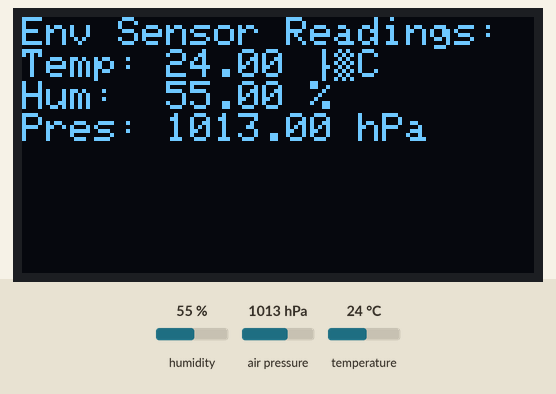
Recording of a sketch running on a simulated ESP32. On the bench: 128×64 one-colour display. The test bench sets the inputs (shaded band); at power-on: humidity 55 %, air pressure 1013 hPa, temperature 24 °C. WiFi joins after 1.5 s; servers stay silent unless stated; no MQTT or app messages arrive unless stated; what the sketch prints to the serial monitor is not drawn.

Above: at 10.6 s.
10.7 s: humidity set to 22 %
At 20.9 s:
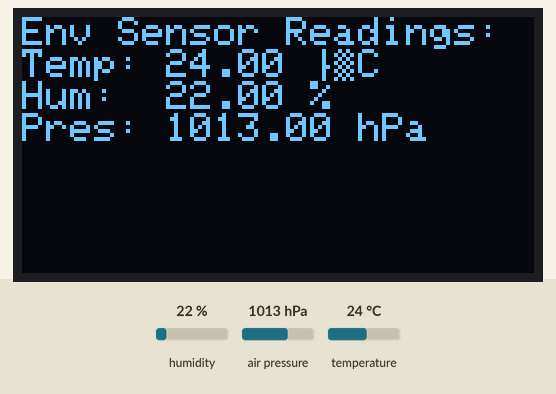
24.5 s: air pressure set to 952 hPa
At 30.9 s:
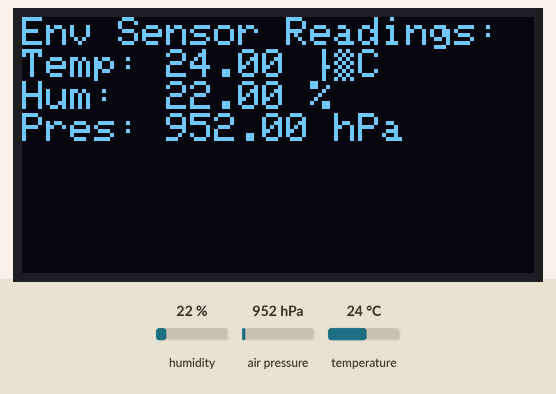
38.3 s: temperature set to 12 °C
At 41.0 s:
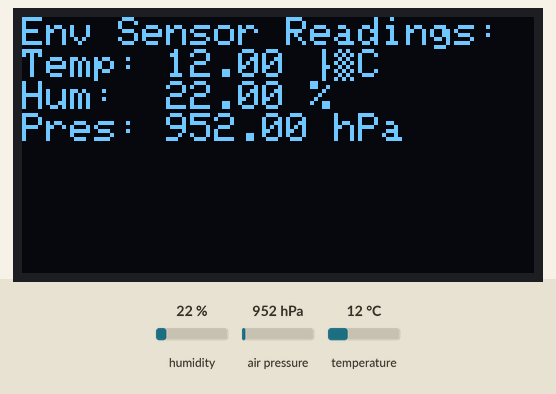
52.1 s: humidity set to 40 %
At 61.1 s:
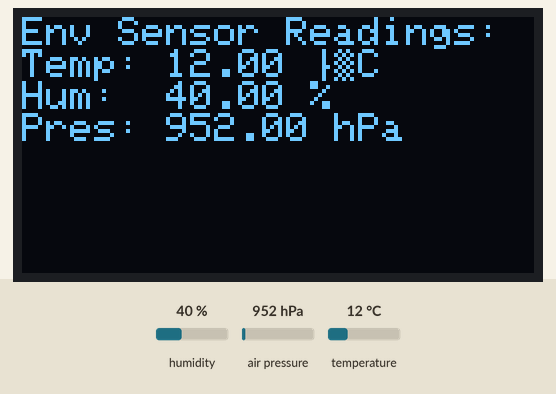
65.9 s: air pressure set to 975 hPa
At 71.2 s:
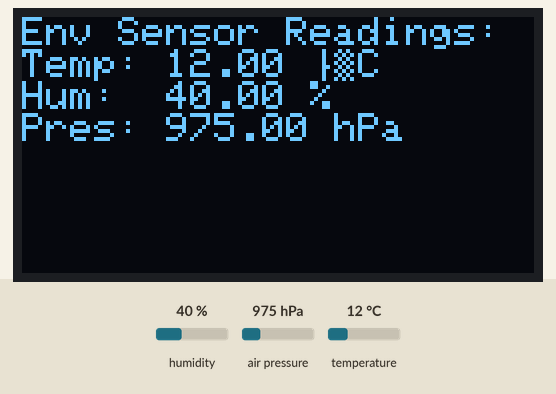
Timing chart, 0 to 72.7 s (numbered marks = the images above; inputs shaded):
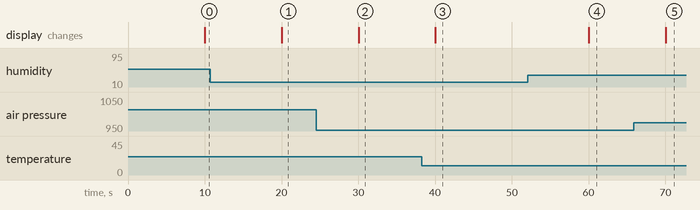

Measured:
- after the input at 10.7 s, the display: changes after 9.3 s (image 1)
- after the input at 24.5 s, the display: changes after 5.5 s (image 2)
- after the input at 38.3 s, the display: changes after 1.7 s (image 3)
- after the input at 52.1 s, the display: changes after 7.9 s (image 4)
- after the input at 65.9 s, the display: changes after 4.1 s (image 5)

The sketch:

iot_sensor.ino
```cpp
#include <Wire.h>
#include <WiFi.h>
#include <WiFiClientSecure.h>
#include <PubSubClient.h>
#include <Adafruit_GFX.h>
#include <Adafruit_SSD1306.h>
#include <Adafruit_BME280.h>

// OLED settings
#define SCREEN_WIDTH 128
#define SCREEN_HEIGHT 64
#define OLED_ADDR 0x3C
Adafruit_SSD1306 display(SCREEN_WIDTH, SCREEN_HEIGHT, &Wire, -1);

// BME280 sensor
Adafruit_BME280 bme;

// WiFi credentials
const char* ssid = "*********";
const char* password = "*******";

// AWS IoT Core endpoint
const char* mqtt_server = "****************";

// Certificates
const char* root_ca = \
"-----BEGIN CERTIFICATE-----\n" \
"...root cert...\n" \
"-----END CERTIFICATE-----\n";

// Client Certificate
const char* client_cert = \
"-----BEGIN CERTIFICATE-----\n" \
"...client cert...\n" \
"-----END CERTIFICATE-----\n";

// Private Key
const char* client_key = \
"-----BEGIN RSA PRIVATE KEY-----\n" \
"...private key...\n" \
"-----END RSA PRIVATE KEY-----\n";

// WiFi + MQTT
WiFiClientSecure net;
PubSubClient client(net);

// Connects to your WiFi network
void setup_wifi() {
  delay(10);
  Serial.println("Connecting to WiFi...");
  WiFi.begin(ssid, password);
  while (WiFi.status() != WL_CONNECTED) {
    delay(500);
    Serial.print(".");
  }
  Serial.println("\nWiFi connected");
}

// Reconnects to AWS IoT Core if MQTT connection is lost
void reconnect() {
  while (!client.connected()) {
    Serial.print("Attempting MQTT connection...");
    if (client.connect("ESP32Client")) {
      Serial.println("Connected to AWS");
      client.publish("env/sensor", "Test message from ESP32");
    } else {
      Serial.print("Failed. Code=");
      Serial.print(client.state());
      delay(5000);
    }
  }
}

void setup() {
  Serial.begin(115200);

  // OLED init
  if (!display.begin(SSD1306_SWITCHCAPVCC, OLED_ADDR)) {
    Serial.println("OLED not found");
    while (true);
  }
  display.clearDisplay();
  display.setTextSize(1);
  display.setTextColor(SSD1306_WHITE);

  // BME280 init
  if (!bme.begin(0x76)) {
    Serial.println("BME280 not found");
    display.println("Sensor error");
    display.display();
    while (true);
  }

  setup_wifi();


  // Set secure certs for AWS IoT
  net.setCACert(root_ca);
  net.setCertificate(client_cert);
  net.setPrivateKey(client_key);
  client.setServer(mqtt_server, 8883);
}

void loop() {
  if (!client.connected()) {
    reconnect();
  }
  client.loop();

  static unsigned long lastSend = 0;
  if (millis() - lastSend > 10000) {
    lastSend = millis();

    float temp = bme.readTemperature();
    float hum = bme.readHumidity();
    float pres = bme.readPressure() / 100.0F;

    // Display on OLED
    display.clearDisplay();
    display.setCursor(0, 0);
    display.println("Env Sensor Readings:");
    display.print("Temp: "); display.print(temp); display.println(" °C");
    display.print("Hum:  "); display.print(hum); display.println(" %");
    display.print("Pres: "); display.print(pres); display.println(" hPa");
    display.display();

    // Format JSON payload
    String payload = "{";
    payload += "\"temperature\":\"" + String(temp, 2) + " °C\",";
    payload += "\"humidity\":\"" + String(hum, 2) + " %\",";
    payload += "\"pressure\":\"" + String(pres, 2) + " hPa\"";
    payload += "}";

    client.publish("env/sensor", payload.c_str());
    Serial.println("Sent: " + payload);
  }
}
```
